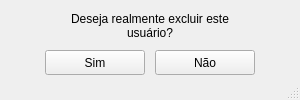
<?xml version="1.0" encoding="UTF-8"?>
<ui version="4.0">
 <class>MainWindow</class>
 <widget class="QMainWindow" name="MainWindow">
  <property name="windowModality">
   <enum>Qt::NonModal</enum>
  </property>
  <property name="geometry">
   <rect>
    <x>0</x>
    <y>0</y>
    <width>300</width>
    <height>100</height>
   </rect>
  </property>
  <property name="minimumSize">
   <size>
    <width>300</width>
    <height>100</height>
   </size>
  </property>
  <property name="maximumSize">
   <size>
    <width>300</width>
    <height>100</height>
   </size>
  </property>
  <property name="windowTitle">
   <string>Deletar usuário</string>
  </property>
  <widget class="QWidget" name="centralwidget">
   <widget class="QLabel" name="lbl_message">
    <property name="geometry">
     <rect>
      <x>50</x>
      <y>10</y>
      <width>200</width>
      <height>31</height>
     </rect>
    </property>
    <property name="text">
     <string>Deseja realmente excluir este usuário?</string>
    </property>
    <property name="textFormat">
     <enum>Qt::AutoText</enum>
    </property>
    <property name="alignment">
     <set>Qt::AlignCenter</set>
    </property>
    <property name="wordWrap">
     <bool>true</bool>
    </property>
   </widget>
   <widget class="QPushButton" name="btn_no">
    <property name="geometry">
     <rect>
      <x>155</x>
      <y>50</y>
      <width>100</width>
      <height>25</height>
     </rect>
    </property>
    <property name="text">
     <string>Não</string>
    </property>
   </widget>
   <widget class="QPushButton" name="btn_yes">
    <property name="geometry">
     <rect>
      <x>45</x>
      <y>50</y>
      <width>100</width>
      <height>25</height>
     </rect>
    </property>
    <property name="text">
     <string>Sim</string>
    </property>
   </widget>
  </widget>
  <widget class="QStatusBar" name="statusbar"/>
 </widget>
 <resources/>
 <connections/>
</ui>
